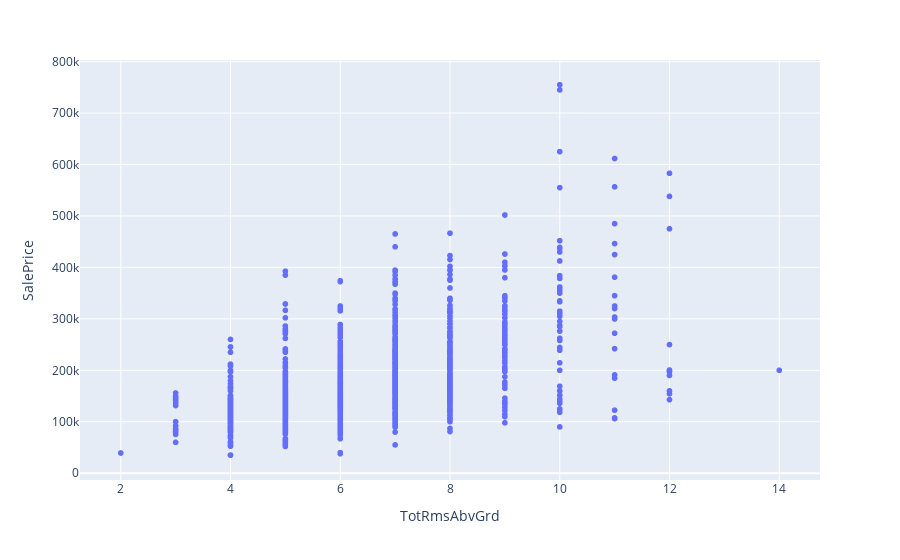

The notebook cell this image was saved under:
### Markdown cell above
- ## **TotRmsAbvGrd vs SalePrice**

### Code cell
fig = px.scatter(train, x='TotRmsAbvGrd' , y='SalePrice')
fig.show()

### Figure 1 — Plotly figure (JSON) as saved in the notebook; plotly's stock layout.template omitted (floating-point values rounded to 4 significant figures; data arrays with more than 128 entries replaced by an {"elided": "..."} marker saying what was removed)
{"data": [{"hovertemplate": "TotRmsAbvGrd=%{x}<br>SalePrice=%{y}<extra></extra>", "legendgroup": "", "marker": {"color": "#636efa", "symbol": "circle"}, "mode": "markers", "name": "", "showlegend": false, "type": "scattergl", "x": {"elided": "1460 int values"}, "xaxis": "x", "y": {"elided": "1460 int values"}, "yaxis": "y"}], "layout": {"legend": {"tracegroupgap": 0}, "margin": {"t": 60}, "xaxis": {"anchor": "y", "domain": [0.0, 1.0], "title": {"text": "TotRmsAbvGrd"}}, "yaxis": {"anchor": "x", "domain": [0.0, 1.0], "title": {"text": "SalePrice"}}}}
